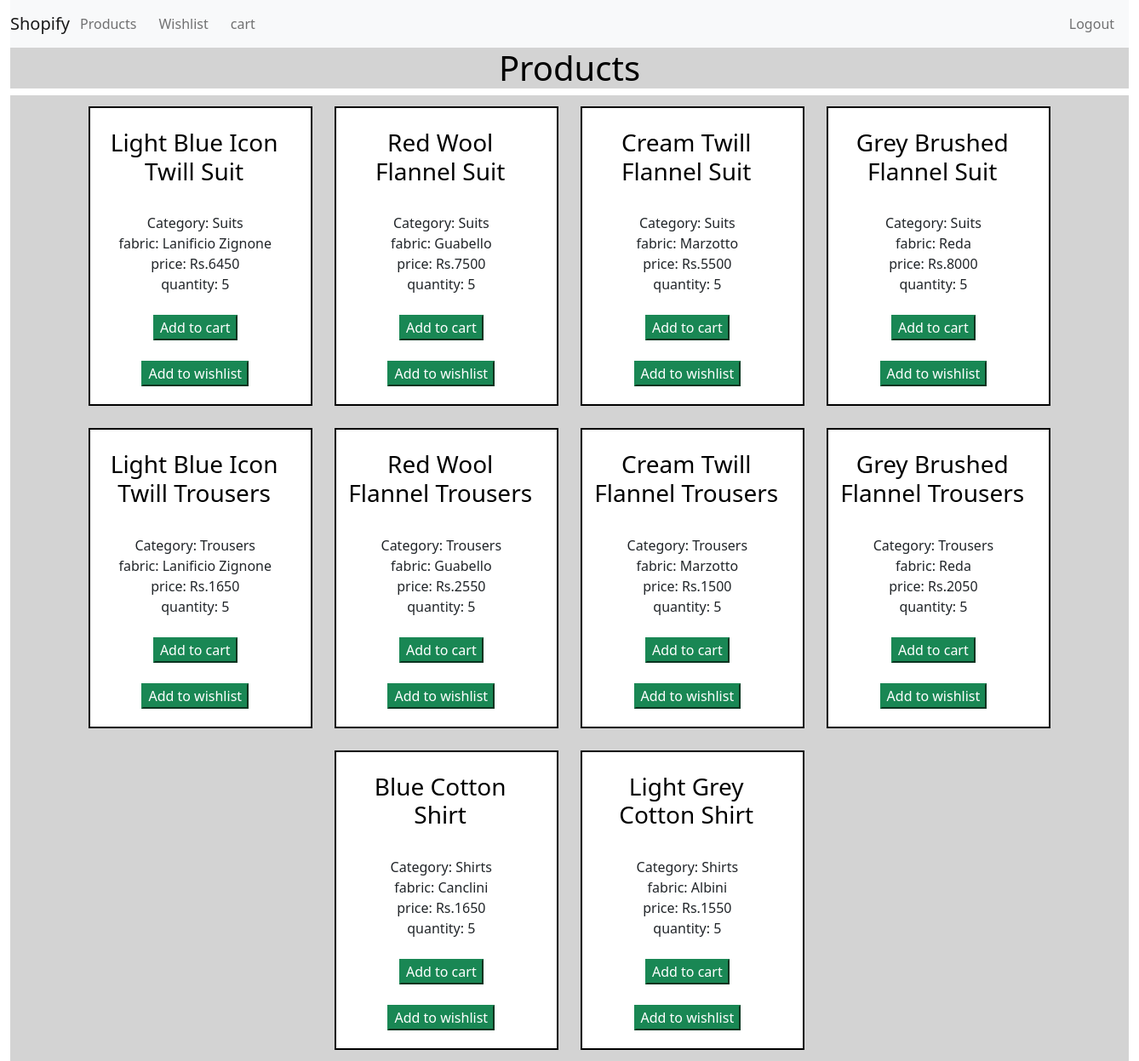
The page /product.php on the database its author committed.
### tables this page shows
CREATE TABLE `Products` (
	`id` int(11) NOT NULL AUTO_INCREMENT,
	`title` varchar(30) ,
	`image` varchar(200) ,
	`category_id` int(11) ,
	`fabric_id` int(11) ,
	`available_quantity` int(11) ,
	`summary` varchar(1000) ,
    	`price` int ,
	`created_at` DATETIME ,
	`updated_at` DATETIME ,
	PRIMARY KEY (`id`)
);

CREATE TABLE `Categories` (
	`id` int(11) NOT NULL AUTO_INCREMENT,
	`name` varchar(20) ,
	`created_at` DATETIME ,
	`updated_at` DATETIME ,
	PRIMARY KEY (`id`)
);

CREATE TABLE `Fabrics` (
	`id` int(11) NOT NULL AUTO_INCREMENT,
	`image` varchar(200) ,
	`color` int(11) ,
	`material` varchar(50) ,
	`quantity` int(11) ,
	`created_at` DATETIME ,
	`updated_at` DATETIME ,
	PRIMARY KEY (`id`)
);

### product.php (the view, shortened to what this page needs)
<?php
$db = new Database;
$conn = $db->getConnection();
?>
<!DOCTYPE html>
<html lang="en">
<head>
    <link href="https://cdn.jsdelivr.net/npm/bootstrap@5.1.3/dist/css/bootstrap.min.css"
    rel="stylesheet"
>
</head>
<body class="container-fluid">
    <header class="jumbotron">
    <nav class="navbar navbar-expand-lg navbar-light bg-light">
  <a class="navbar-brand" href="#">Shopify</a>
  <div class="collapse navbar-collapse row" id="navbarSupportedContent">
    <ul class="navbar-nav mr-auto">
      <li class="nav-item active">
        <a class="nav-link" href="product.php">Products</a>
      </li>
      <li class="nav-item">
        <a class="nav-link" href="wishlist.php">Wishlist</a>
      </li>
      <li class="nav-item">
        <a class="nav-link" href="cart.php">cart</a>
      </li>
      <li class="nav-item offset-sm-9 col-sm-2" id="logout">
        <a class="nav-link" href="./login.php">Logout</a>
      </li>
    </ul>
    </div>
   </nav>
        <h1 id="Product_title">Products</h1>
    </header>
    <section>
    <?php
     $sql = "SELECT p.image,price,c.name,f.material,p.title,p.available_quantity,p.id
     from Products p inner join categories c on
     p.category_id = c.id inner join fabrics f on
     f.id = p.fabric_id where p.available_quantity>0 ;";
     $result = $conn->query($sql);
     foreach($result as $row)
     {
         $x=$row['id'];
         echo('<div id="box">
                  <img src="'.$row['image'].'" alt="" class="img-fluid" width="250px">
                  <h3><a href="./product_details.php?pid='.$row['id'].'" id="prod_link">'.$row['title'].'</a></h3>
                  <span id="content">
                     </br>
                     <span id="cat">Category: '
                     .
                     $row['name']
                     .
                     '</span>
                 </br>
                 <span id="fab">fabric: '.$row['material'].'</span>
             </br>
             price: Rs.'.$row['price'].'
             </br>
             quantity: '.$row['available_quantity'].'
             </br>
             </br>
                     <form method="post">
                      <button class="btn-success" type="submit" name="cart" value="'.$x.'" >Add to cart</button>
                      </br>
                      </br>
                      <button class="btn-success" type="submit" name="wishlist" value="'.$x.'">Add to wishlist</button>
                      </form>
                  </span>
             </div>');
         }
?>
    </section>
</body>
</body>
</html>

### product.php (style rules this page uses)
h1 { color:black; }
#box { border:2px solid black; padding-right:2%; display: inline-block; margin:1%; width:20%; background-color:white; }
#content { display: inline-block; width:100%; margin-left: 3%; margin-bottom: 9%; }
h3 { margin-left: 5%; display: inline-block; }
#Product_title,section { text-align:center; background-color:lightgrey; }
#prod_link { text-decoration:none; color:black; }
li { margin-right:10px; }

### rows shown on the page
products: title "Light Blue Icon Twill Suit", category.name "Suits", fabric.material "Lanificio Zignone", price "6450", available_quantity "5", $x 1 (drawn)
products: title "Red Wool Flannel Suit", category.name "Suits", fabric.material "Guabello", price "7500", available_quantity "5", $x 2 (drawn)
products: title "Cream Twill Flannel Suit", category.name "Suits", fabric.material "Marzotto", price "5500", available_quantity "5", $x 3 (drawn)
products: title "Grey Brushed Flannel Suit", category.name "Suits", fabric.material "Reda", price "8000", available_quantity "5", $x 4 (drawn)
products: title "Light Blue Icon Twill Trousers", category.name "Trousers", fabric.material "Lanificio Zignone", price "1650", available_quantity "5"
products: title "Red Wool Flannel Trousers", category.name "Trousers", fabric.material "Guabello", price "2550", available_quantity "5", $x 6 (drawn)
products: title "Cream Twill Flannel Trousers", category.name "Trousers", fabric.material "Marzotto", price "1500", available_quantity "5", $x 7 (drawn)
products: title "Grey Brushed Flannel Trousers", category.name "Trousers", fabric.material "Reda", price "2050", available_quantity "5", $x 8 (drawn)
products: title "Blue Cotton Shirt", category.name "Shirts", fabric.material "Canclini", price "1650", available_quantity "5", $x 9 (drawn)
products: title "Light Grey Cotton Shirt", category.name "Shirts", fabric.material "Albini", price "1550", available_quantity "5", $x 10 (drawn)
